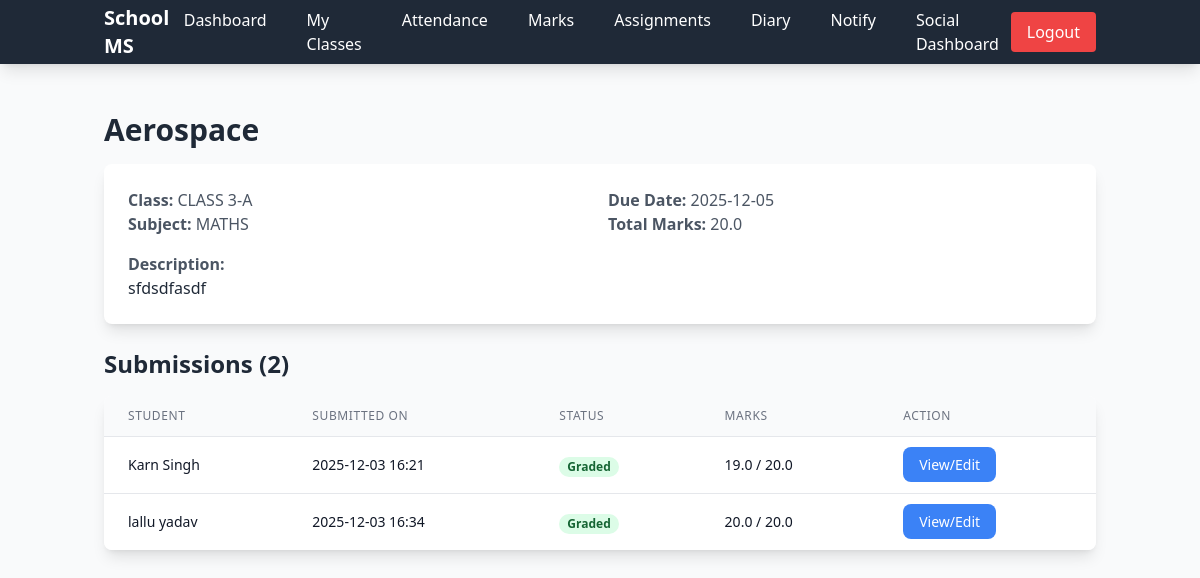
Screenshot of /teacher/assignment/1/submissions (signed in) with the database file from the repository.
### app.py (models this page shows, shortened)
class Assignment(db.Model):
    __tablename__ = 'assignment'
    id = db.Column(db.Integer, primary_key=True)
    title = db.Column(db.String(200), nullable=False)
    description = db.Column(db.Text, nullable=False)
    due_date = db.Column(db.Date, nullable=False)
    total_marks = db.Column(db.Float, nullable=False)
    attachment_path = db.Column(db.String(300))
    created_at = db.Column(db.DateTime, default=lambda: datetime.now(timezone.utc))
    teacher_id = db.Column(db.String(20), db.ForeignKey('teacher.teacher_id'), nullable=False)
    class_id = db.Column(db.String(20), db.ForeignKey('classes.class_id'), nullable=False)
    class_subject_id = db.Column(db.Integer, db.ForeignKey('class_subject.id'), nullable=False)
    class_subject = db.relationship('ClassSubject', backref='assignments')
    submissions = db.relationship('Submission', backref='assignment', lazy=True, cascade='all, delete-orphan')

class Classes(db.Model):
    __tablename__ = 'classes'
    id = db.Column(db.Integer, primary_key=True)
    class_id = db.Column(db.String(20), unique=True, nullable=True)
    name = db.Column(db.String(100), nullable=False)
    section = db.Column(db.String(10))
    grade_id = db.Column(db.String(20), db.ForeignKey('grade.grade_id'))
    head = db.Column(db.String(20), db.ForeignKey('teacher.teacher_id'))
    students = db.relationship('Student', backref='class_obj', lazy=True)
    class_subjects = db.relationship('ClassSubject', backref='class_obj', lazy=True)
    diaries = db.relationship('Diary', backref='class_obj', lazy=True)
    attendances = db.relationship('Attendance', backref='class_obj', lazy=True)
    assignments = db.relationship('Assignment', backref='class_obj', lazy=True)
    notifications = db.relationship('Notification', backref='class_obj', lazy=True)

class Subject(db.Model):
    __tablename__ = 'subject'
    id = db.Column(db.Integer, primary_key=True)
    subject_id = db.Column(db.String(20), unique=True, nullable=True)
    name = db.Column(db.String(100), nullable=False)
    description = db.Column(db.String(500))
    class_subjects = db.relationship('ClassSubject', backref='subject', lazy=True)

class Submission(db.Model):
    __tablename__ = 'submission'
    id = db.Column(db.Integer, primary_key=True)
    submission_date = db.Column(db.DateTime, default=lambda: datetime.now(timezone.utc))
    submission_link = db.Column(db.String(500))
    file_path = db.Column(db.String(300))
    marks_obtained = db.Column(db.Float)
    feedback = db.Column(db.Text)
    status = db.Column(db.String(20), default="Submitted")
    graded_at = db.Column(db.DateTime)
    assignment_id = db.Column(db.Integer, db.ForeignKey('assignment.id'), nullable=False)
    student_id = db.Column(db.String(20), db.ForeignKey('student.student_id'), nullable=False)
    __table_args__ = (
        db.UniqueConstraint('assignment_id', 'student_id', name='unique_submission'),
    )

class Student(db.Model):
    __tablename__ = 'student'
    id = db.Column(db.Integer, primary_key=True)
    student_id = db.Column(db.String(20), unique=True)
    name = db.Column(db.String(100), nullable=False)
    email = db.Column(db.String(120), unique=True, nullable=False)
    password_hash = db.Column(db.String(128), nullable=False)
    age = db.Column(db.Integer, nullable=False)
    gender = db.Column(db.String(20), nullable=False)
    contact_info = db.Column(db.String(15), nullable=False)
    parent_name = db.Column(db.String(100), nullable=False)
    parent_phone = db.Column(db.String(15))
    date_join = db.Column(db.Date, nullable=False, default=date.today)
    class_id = db.Column(db.String(20), db.ForeignKey('classes.class_id'))
    attendances = db.relationship('Attendance', backref='student', lazy=True)
    marks = db.relationship('Marks', backref='student', lazy=True)
    submissions = db.relationship('Submission', backref='student', lazy=True)

### app.py (the view)
@app.route('/teacher/assignment/<int:assignment_id>/submissions', methods=['GET'])
@teacher_required
def view_submissions(assignment_id):
    teacher_id = session.get('teacher_id')
    assignment = Assignment.query.get_or_404(assignment_id)
    if assignment.teacher_id != teacher_id:
        flash('Unauthorized access', 'error')
        return redirect(url_for('teacher_dashboard'))
    submissions = Submission.query.filter_by(assignment_id=assignment_id).all()
    all_students = Student.query.filter_by(class_id=assignment.class_id).all()
    submitted_ids = [s.student_id for s in submissions]
    pending_students = [s for s in all_students if s.student_id not in submitted_ids]
    return render_template('view_submissions.html',
                         assignment=assignment,
                         submissions=submissions,
                         pending_students=pending_students)

### app.py (called while the page is built)
@app.context_processor
def inject_date():
    return dict(date=date, datetime=datetime)

def teacher_required(f):
    @wraps(f)
    def decorated_function(*args, **kwargs):
        if 'teacher_id' not in session:
            flash('Please login as teacher first', 'error')
            return redirect(url_for('teacher_login'))
        return f(*args, **kwargs)
    return decorated_function

### templates/view_submissions.html (shortened to what this page needs)
{% extends 'base.html' %}
{% block content %}
<h2 class="text-3xl font-bold text-gray-800 mb-4">{{ assignment.title }}</h2>
<div class="bg-white shadow-lg rounded-lg p-6 mb-6">
    <div class="grid grid-cols-1 md:grid-cols-2 gap-4">
        <div>
            <p class="text-gray-600"><strong>Class:</strong> {{ assignment.class_obj.name }}</p>
            <p class="text-gray-600"><strong>Subject:</strong> {{ assignment.class_subject.subject.name }}</p>
        </div>
        <div>
            <p class="text-gray-600"><strong>Due Date:</strong> {{ assignment.due_date }}</p>
            <p class="text-gray-600"><strong>Total Marks:</strong> {{ assignment.total_marks }}</p>
        </div>
    </div>
    <div class="mt-4">
        <p class="text-gray-600"><strong>Description:</strong></p>
        <p class="text-gray-800">{{ assignment.description }}</p>
    </div>
</div>
<h4 class="text-2xl font-bold text-gray-800 mb-4">Submissions ({{ submissions|length }})</h4>
<div class="bg-white shadow-lg rounded-lg overflow-hidden mb-6">
    <table class="min-w-full divide-y divide-gray-200">
        <thead class="bg-gray-50">
            <tr>
                <th class="px-6 py-3 text-left text-xs font-medium text-gray-500 uppercase tracking-wider">Student</th>
                <th class="px-6 py-3 text-left text-xs font-medium text-gray-500 uppercase tracking-wider">Submitted On</th>
                <th class="px-6 py-3 text-left text-xs font-medium text-gray-500 uppercase tracking-wider">Status</th>
                <th class="px-6 py-3 text-left text-xs font-medium text-gray-500 uppercase tracking-wider">Marks</th>
                <th class="px-6 py-3 text-left text-xs font-medium text-gray-500 uppercase tracking-wider">Action</th>
            </tr>
        </thead>
        <tbody class="bg-white divide-y divide-gray-200">
            {% for sub in submissions %}
            <tr class="hover:bg-gray-50">
                <td class="px-6 py-4 whitespace-nowrap text-sm font-medium text-gray-900">{{ sub.student.name }}</td>
                <td class="px-6 py-4 whitespace-nowrap text-sm text-gray-900">{{ sub.submission_date.strftime('%Y-%m-%d %H:%M') }}</td>
                <td class="px-6 py-4 whitespace-nowrap">
                    <span class="px-2 inline-flex text-xs leading-5 font-semibold rounded-full bg-{{ 'green' if sub.status == 'Graded' else 'yellow' }}-100 text-{{ 'green' if sub.status == 'Graded' else 'yellow' }}-800">
                        {{ sub.status }}
                    </span>
                </td>
                <td class="px-6 py-4 whitespace-nowrap text-sm text-gray-900">
                    {{ sub.marks_obtained if sub.marks_obtained else '--' }} / {{ assignment.total_marks }}
                </td>
                <td class="px-6 py-4 whitespace-nowrap text-sm">
                    <a href="{{ url_for('grade_submission', submission_id=sub.id) }}" class="bg-blue-500 hover:bg-blue-600 text-white px-4 py-2 rounded-lg">
                        {{ 'View/Edit' if sub.status == 'Graded' else 'Grade' }}
                    </a>
                </td>
            </tr>
            {% endfor %}
        </tbody>
    </table>
</div>
{% endblock %}

### rows the page displays
Assignment: title "Aerospace", due_date "2025-12-05", total_marks "20.0", description "sfdsdfasdf"
Classes: class_obj.name "CLASS 3-A"
Subject: class_subject.subject.name "MATHS"
Submission: student.name "Karn Singh", submission_date "2025-12-03 16:21", status "Graded", marks_obtained "19.0", status "View/Edit"
Submission: student.name "lallu yadav", submission_date "2025-12-03 16:34", status "Graded", marks_obtained "20.0", status "View/Edit"

### other values shown
{{ submissions|length }} "2"
